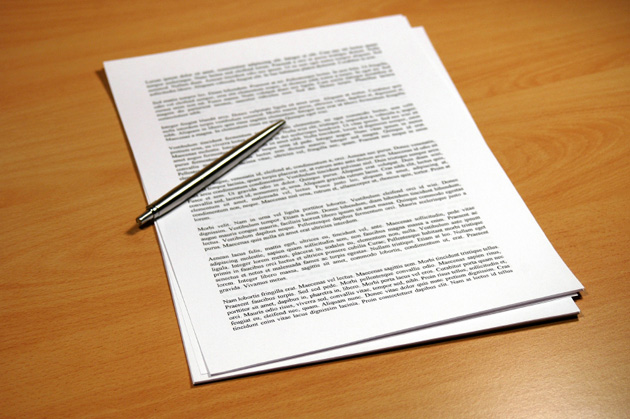
#> input picture pics/warped.jpg, 630 x 419 px
$ python chapter5warped.py
#> lines starting #> are read from the running program, lines starting #| are printed output that depends on the picture
import cv2
import numpy as np

img = cv2.imread("pics/warped.jpg")
#> img is the input picture: shape (419, 630, 3); mean B, G, R 124.5, 162, 197.3

width,height = 300,430
pts1 = np.float32([[101,62],[402,15],[209,373],[584,288]]) # corners of image
pts2 = np.float32([[0,0],[width,0],[0,height],[width,height]]) # which corners of the final image pts1 correspond to
matrix = cv2.getPerspectiveTransform(pts1,pts2)
imgOutput = cv2.warpPerspective(img,matrix,(width,height))
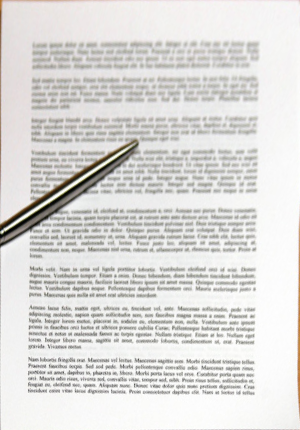
#> imgOutput: shape (430, 300, 3); mean B, G, R 218, 220, 221.1

cv2.imshow("Image",img)
cv2.imshow("Output",imgOutput)
cv2.waitKey(0)
